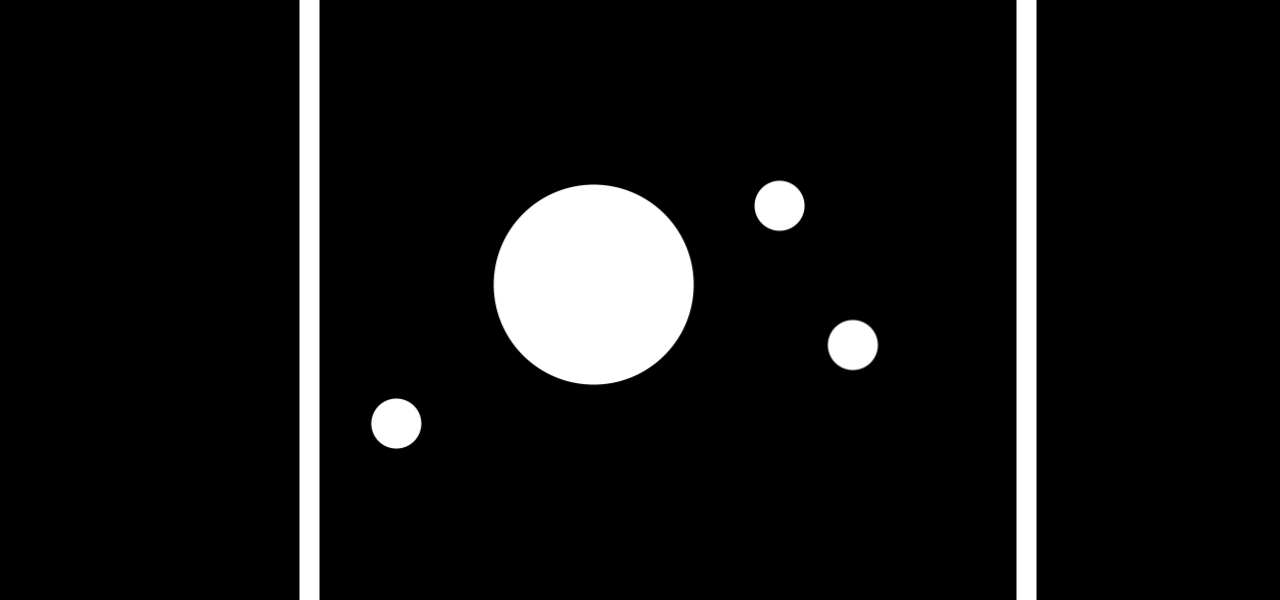
#> input picture Avoidance/Field1.png, 1280 x 600 px
$ python Avoidance_old.py
#> lines starting #> are read from the running program, lines starting #| are printed output that depends on the picture; after the words box and inside, x2 and y2 are one past the last pixel; in counts of white or black regions, pixels touching at a corner belong together
### Avoidance/Vision_sim.py
"""
File: Vision_sim.py

Description: Sensor Simulation
	Simulates the data LiDAR and cameras would ideally produce

	White lines are represented as physical obstacles. The Bresenham March
	algorithm is used to generate a list of data points for lines in every
	direction from 0 to 180 degrees. This simulates the LiDAR's vision.
	Each line is searched through until an obstacle is hit or the line ends.
	The (x, y) coordinates are converted to (r, theta) and returned to mimic
	the LiDAR's actual output.
"""

import cv2
import time
import math
import numpy as np

# A simulation of how LiDAR/cameras would hopefully see, using an image
class Vision():

	def __init__(self, img_path):
		# Open image
#> called with img_path = 'Field1.png'
		self.original = cv2.imread(img_path)
#> self.original is the input picture: shape (600, 1280, 3); min 0, max 255, mean 20.4
		self.height = self.original.shape[0]
		self.width = self.original.shape[1]

		self.sensor_range = 800	# The maximum range the 'sensors' can see
		self.data = [0] * (181)	# The sensor data

	# Generates a list of pixel locations and values between the two points provided
	def bresenham_march(self, p1, p2):
		x1 = p1[0]
		y1 = p1[1]
		x2 = p2[0]
		y2 = p2[1]
		steep = math.fabs(y2 - y1) > math.fabs(x2 - x1)
		if steep:
			t = x1
			x1 = y1
			y1 = t

			t = x2
			x2 = y2
			y2 = t
		also_steep = x1 > x2
		if also_steep:

			t = x1
			x1 = x2
			x2 = t

			t = y1
			y1 = y2
			y2 = t

		dx = x2 - x1
		dy = math.fabs(y2 - y1)
		error = 0.0
		delta_error = 0.0; # Default if dx is zero
		if dx != 0:
			delta_error = math.fabs(dy/dx)

		if y1 < y2:
			y_step = 1
		else:
			y_step = -1

		y = y1
		ret = list([])
		for x in range(x1, x2):
			if steep:
				p = (y, x)
			else:
				p = (x, y)

			(b,r,g) = (-1,)*3
			if p[0] < self.width and p[1] < self.height and p[0] >= 0 and p[1] >= 0:
				(b,r,g) = self.img[p[1],p[0]]

				ret.append((p,(b,r,g)))

			error += delta_error
			if error >= 0.5:
				y += y_step
				error -= 1

		if also_steep:
			ret.reverse()

		return ret

	# Scans and returns values in an array
	def run(self):
		self.img = self.original.copy()

		for i in range(181):
			angle = (self.direction - 90 + i) % 360

			# Get a line iterator for the vision line at 'angle'
			line = self.bresenham_march(
				self.location,
				(int(self.location[0] + self.sensor_range*np.cos(angle*np.pi/180)),
				int(self.location[1] - self.sensor_range*np.sin(angle*np.pi/180)))
			)

			# Find first point where vision hits an object
			for point, value in line:
				if np.all(np.array(value) > 100):
					break

				# Draw vision lines in red
				#self.img[point[1], point[0]] = np.array([0,0,255])

			# Record distance to nearest object
			self.data[i] = math.sqrt(math.pow(self.location[0]-point[0], 2) + math.pow(self.location[1]-point[1], 2))

			# Draw vision endpoints
			#cv2.circle(self.img, (point[0], point[1]), 5, (0, 0, 255), thickness=1)

		# Return the vision
		return np.array(self.data)

	def setLocation(self, new_location):
		self.location = new_location

	def setDirection(self, direction):
		self.direction = direction

# Test run
# [9 lines that do not run on import are left out]

### Avoidance/Map_old.py
"""
File: Map.py

Description: Mapping utility
	Records a map of the environment based on data array

	Represents the environment as a grid, where each tile has the
	height and width of the robot's width. When a vision point falls
	in a tile, the value of the tile is incremented by 1 to indicate
	that an obstacle is "probably" in this tile. Over time, higher
	values then represent higher confidence of the obstacle's location.
"""

import cv2
import math
import numpy as np

# Records a map of the environment the agent has seen so far
class Map():

	# Set up a blank image
	def __init__(self, width, height, size):
#> called with width = 1280, height = 600, size = 50
		self.width = width
		self.height = height
		self.img = np.zeros((height, width, 3), np.uint8)
		self.xscale = size
		self.yscale = size
		self.grid_dim = (int(self.width/self.xscale), int(self.height/self.yscale))
		self.map = np.zeros(self.grid_dim, np.uint8)
		self.last_data_set = []

	# Save points the sensors have seen
	def record(self, r, current_location, current_direction):
		positions = []
		for i in range(181):
			angle = (current_direction - 90 + i) % 360

			# Draw obstacle points seen
			x = current_location[0] + (r[i])*np.cos(angle*np.pi/180)
			y = current_location[1] - (r[i])*np.sin(angle*np.pi/180)
			positions.append((x, y))
			cv2.circle(self.img, (int(x), int(y)), 5, (0, 0, 255), thickness=1)

			# Fix when cos and sin run past image limits
			if x < 0:
				x = 0
			if y < 0:
				y = 0
			if x > self.width:
				x = self.width-1
			if y > self.height:
				y = self.height-1

			# Increase likelihood that grid tile has an obstacle
			self.map[math.floor(x/self.xscale), math.floor(y/self.yscale)] += 1

		self.last_data_set = positions

	def draw_map(self):
		# Vertical lines
		for i in range(self.grid_dim[0]):
			cv2.line(self.img, (int(self.xscale*i), 0), (int(self.xscale*i), self.height), (255, 255, 255))

		# Horizontal lines
		for i in range(self.grid_dim[1]):
			cv2.line(self.img, (0, int(self.yscale*i)), (self.width, int(self.yscale*i)), (255, 255, 255))

		# Map text
		for x in range(self.grid_dim[0]):
			for y in range(self.grid_dim[1]):
				if self.map[x, y] != 0:
					cv2.putText(
						self.img,
						str(self.map[x, y]), 	# text
						(int(self.xscale*x+self.xscale/2), int(self.yscale*y+self.yscale/2)),	# location
						cv2.FONT_HERSHEY_PLAIN ,
						0.8,
						(255, 255, 255)	# color
					)

### Avoidance/Avoidance_old.py
"""
File: Avoidance.py

Description: Obstacle Avoidance Algorithm
	Uses LiDAR and camera data to navigate to a goal without colliding

	This algorithm is similar to the Vector Field Histogram algorithm,
	but simplified a bit. The agent considers each direction from 25 to 156
	degrees. For each angle, it checks if an obstacle was detected within
	the range R and the width equal to the robot's width plus a buffer distance
	to determine if the angle is viable. From all these viable angles, the
	angle that will move the agent towards the goal the fastest is selected.
"""

import cv2
import math
import numpy as np
from Map_old import Map
from Vision_sim import Vision

file = "Field1.png"

def avoid():
	location = (600, 580)		# Initial position (bottom center)
	goal = (600, 80)			# Goal
	direction = 90				# Initial direction (up)
	width = 50					# Width of agent

	MAX_BUFF = 50
	buffer_distance = MAX_BUFF	# Space to keep between agent and obstacles
	buff_width = width + buffer_distance

	MAX_R = 100					# Maximum distance to consider
	R = MAX_R					# Maximum distance to consider for a iteration
	move_scale = 0.25			# Percentage of R to actually move

	vis = Vision(file)
	map = Map(vis.width, vis.height, width)

	while True:
		data = 50000*np.ones(360)
		# Update location and run the sensor simulation
		vis.setLocation(location)
		vis.setDirection(direction)
		data[0:181] = vis.run()

		cv2.circle(vis.img, (int(location[0]), int(location[1])), int(buff_width/2), (255, 255, 0), thickness=2)	# Draw agent
		cv2.circle(vis.img, (int(location[0]), int(location[1])), R, (255, 0, 0), thickness=1)	# Draw max range of consideration
#> vis.img: shape (600, 1280, 3); mean B, G, R 20.7, 20.6, 20.4
		cv2.circle(vis.img, goal, 10, (0, 255, 0), thickness=2)	# Draw goal
#> vis.img: shape (600, 1280, 3); mean B, G, R 20.7, 20.6, 20.4

		# Add in past 2 data sets from sensors
		for sample in map.last_data_set:
			r = math.sqrt(math.pow(location[0]-sample[0], 2) + math.pow(location[1]-sample[1], 2))
			theta = math.atan2(location[1]-sample[1], location[0]-sample[0])
			theta = np.pi - theta	# Needed because y coordinates are upside down
			theta = (theta*180/np.pi - (direction-90))	# Find relative angle from absolute
			theta = theta % 360

			# Only modify unknown region around agent
			if theta > 180:
				angle = int(theta)
				if r < data[angle]:
					data[angle] = r

		# Draw the vision + recent memory
		for i, r in enumerate(data):
			theta = (direction - 90 + i) % 360
			x = location[0] + (r)*np.cos(theta*np.pi/180)
			y = location[1] - (r)*np.sin(theta*np.pi/180)
			if x >= 0 and x < vis.width and y >= 0 and y < vis.height:
				if i <= 180:
					cv2.circle(vis.img, (int(x), int(y)), 5, (0, 0, 255))
				else:
					cv2.circle(vis.img, (int(x), int(y)), 5, (0, 255, 255))
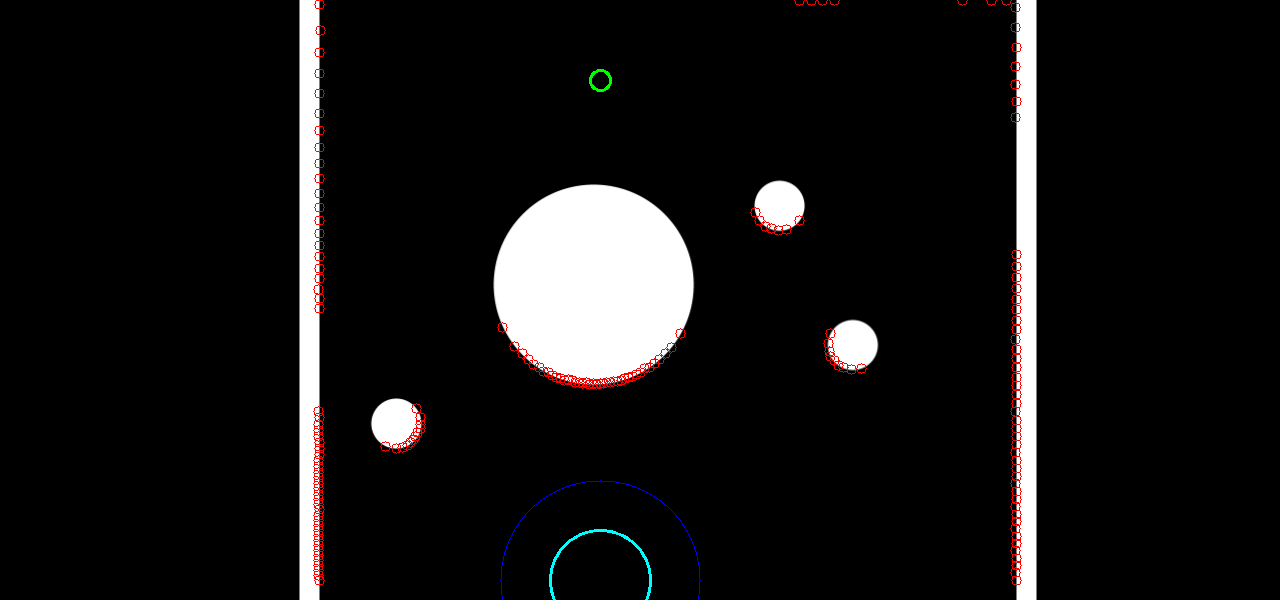
#> vis.img: shape (600, 1280, 3); mean B, G, R 19.9, 19.9, 21.1

		# Pick a direction to move
		viable_angles = []
		for i in range(25, 156):
			theta = (direction - 90 + i) % 360
			viable = True
			for rgn in range(math.ceil(buff_width/2), R+10, 5):
				# Calculate theta range and limits to search for obstacles in range rgn
				theta_range_needed = 180/np.pi*2*math.asin(buff_width/(2*rgn))
				low_lim = math.floor(i-theta_range_needed/2) % 360
				high_lim = math.ceil(i+theta_range_needed/2) % 360

				# Check if the path around theta is clear
				if low_lim > high_lim:	# Handle the roll over case made possible by "% 360"
					if np.any(np.concatenate((data[low_lim:], data[0:high_lim])) < rgn):
						viable = False
						break
				else:
					if (np.any(data[low_lim:high_lim] < rgn)):
						viable = False
						break

			# Save viable angles for further inspection later
			if viable:
				viable_angles.append(theta)

		# If there are no viable angles, try adjusting parameters
		if len(viable_angles) == 0:
			if R > buff_width/2:	# Try decreasing R first
				print("No viable angles, decreasing R")
				R = int(R*0.9)
				continue
			elif buff_width > 5:	# Try decreasing the distance buffer second
				print("No viable angles, decreasing distance buffer")
				buffer_distance = int(buffer_distance*0.9)
				buff_width = width + buffer_distance
				continue
			else:	# Stuck situation -> should turn around or back up
				print("Help, I'm stuck and too stupid to get out!")
				break
		else:
			R = MAX_R
			buffer_distance = MAX_BUFF
			buff_width = width + buffer_distance

		# Determine which viable angle will move you towards goal the fastest
		min_index = 0
		min_distance = 10000000
		for i, angle in enumerate(viable_angles):
			# Simulate moving forward R movement at the current angle and calculate distance to goal
			x = location[0] + move_scale*R*np.cos(angle*np.pi/180)
			y = location[1] - move_scale*R*np.sin(angle*np.pi/180)
			sim_distance = math.sqrt(math.pow(x-goal[0], 2) + math.pow(y-goal[1], 2))

			# Keep the minimum distance to find the most efficient angle
			if sim_distance < min_distance:
				min_distance = sim_distance
				min_index = i
				min_location = (int(x), int(y))

		cv2.arrowedLine(vis.img, location, min_location, (0,255,255), thickness=2)	# Draw direction of next movement
#> vis.img: shape (600, 1280, 3); 0.01% of pixels changed, all inside (x1, y1, x2, y2) = (597, 554, 604, 582)
		print("Best angle: {0}".format(viable_angles[min_index]))

		# Record the resulting data
		map.record(data, location, direction)
#> after the loop in record, `for i in range(181):`:
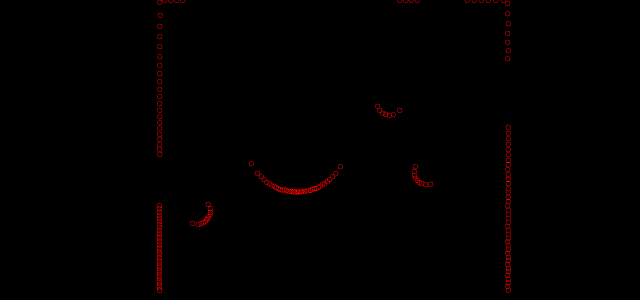
#> self.img: shape (600, 1280, 3) (shown at 1/2 size); mean B, G, R 0, 0, 1.5
#> after the loop in record, `for i in range(181):`: positions = 181 pairs, first value 318.7 to 1016.5, second value -0.29 to 580
#> in record, `self.last_data_set = positions`: self.last_data_set has the same summary as positions

		# Show the image
		cv2.imshow("Field", vis.img)
		k = cv2.waitKey(0)
#> (key q is pressed here)
		if k == ord('q'):
			cv2.destroyAllWindows()
			break

		# Update location and direction
		location = min_location
		direction = viable_angles[min_index]

	# When simulation is complete, show the recorded map
	map.draw_map()
#> after the loop in draw_map, `for i in range(self.grid_dim[0]):`:
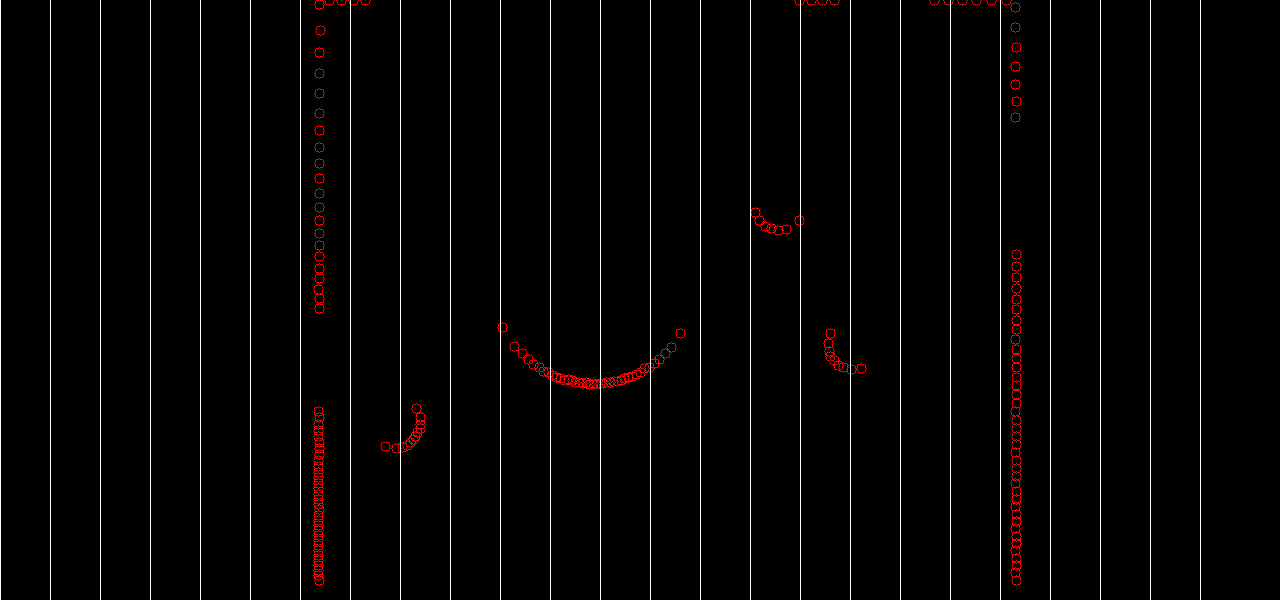
#> self.img: shape (600, 1280, 3); 1.95% of pixels changed, all inside (x1, y1, x2, y2) = (0, 0, 1201, 600)
#> after the loop in draw_map, `for i in range(self.grid_dim[1]):`:
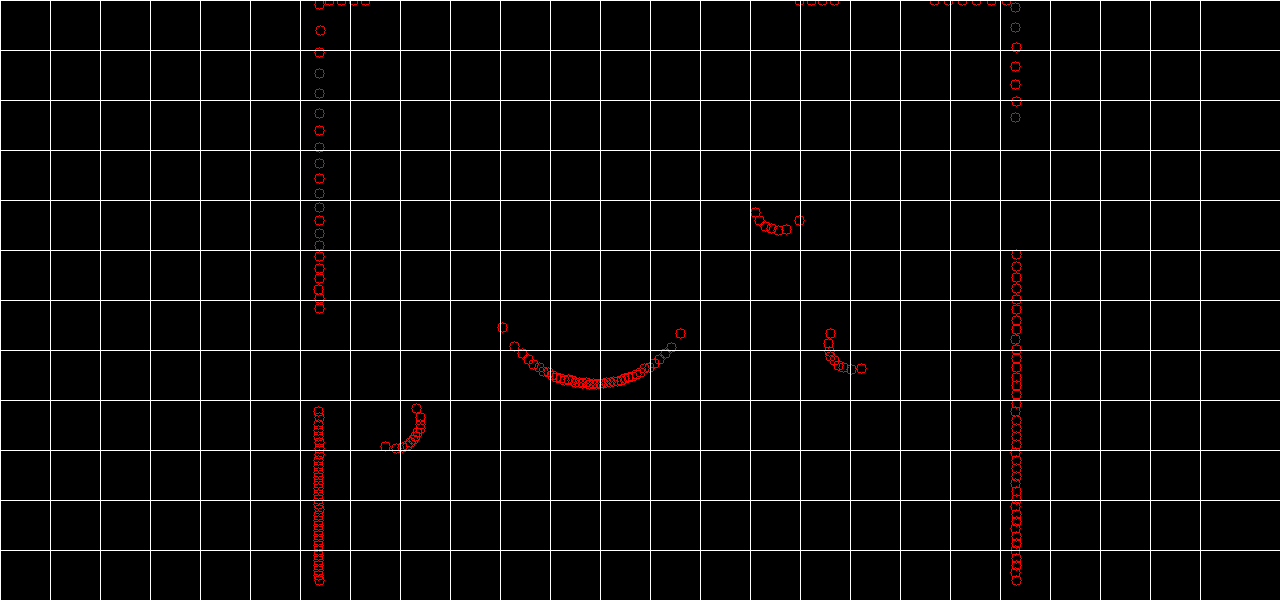
#> self.img: shape (600, 1280, 3); 1.96% of pixels changed, all inside (x1, y1, x2, y2) = (1, 0, 1280, 551)
#> after the loop in draw_map, `for x in range(self.grid_dim[0]):`:
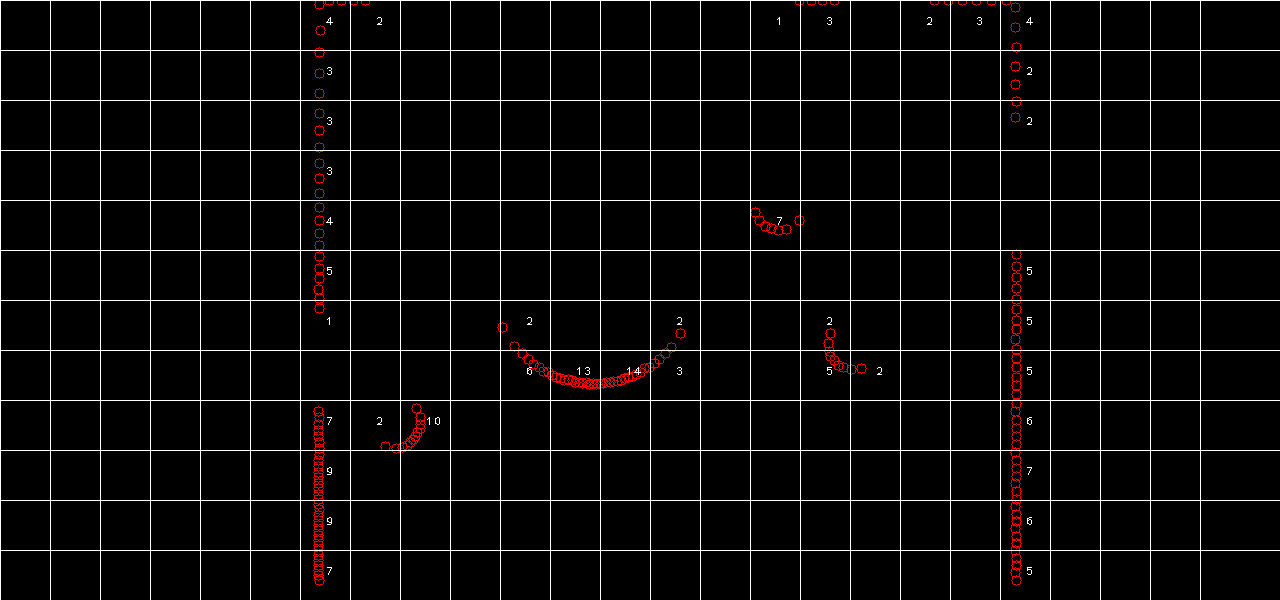
#> self.img: shape (600, 1280, 3); 0.08% of pixels changed, all inside (x1, y1, x2, y2) = (326, 17, 1033, 575)
	cv2.imshow("Map", map.img)
	k = cv2.waitKey(0)
#> (key q is pressed here)
	cv2.destroyAllWindows()

if __name__ == "__main__":
	avoid()
